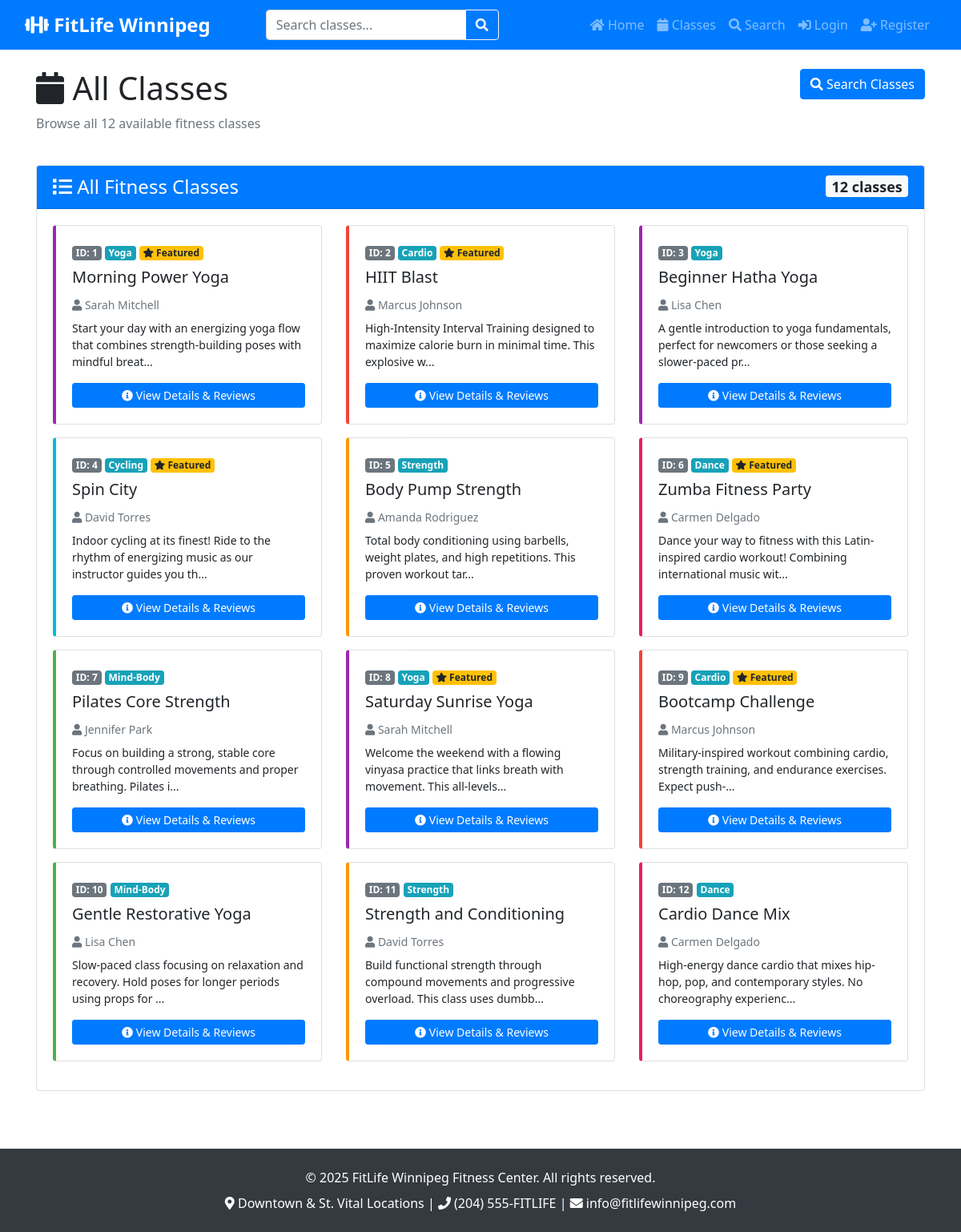
/classes.php, run on the app's committed database.
### tables this page shows
CREATE TABLE classes (
    class_id INT AUTO_INCREMENT PRIMARY KEY,
    class_name VARCHAR(150) NOT NULL,
    class_description TEXT NOT NULL,
    instructor_name VARCHAR(100) NOT NULL,
    duration_minutes INT DEFAULT 60,
    difficulty_level ENUM('Beginner', 'Intermediate', 'Advanced', 'All Levels') DEFAULT 'All Levels',
    max_participants INT DEFAULT 20,
    current_enrolled INT DEFAULT 0,
    day_of_week ENUM('Monday', 'Tuesday', 'Wednesday', 'Thursday', 'Friday', 'Saturday', 'Sunday') NOT NULL,
    start_time TIME NOT NULL,
    class_location ENUM('Downtown', 'St. Vital') NOT NULL,
    room_number VARCHAR(20),
    equipment_needed VARCHAR(200),
    calories_burned_avg INT,
    category_id INT,
    is_active BOOLEAN DEFAULT 1,
    is_featured BOOLEAN DEFAULT 0,
    instructor_image_path VARCHAR(255),
    slug VARCHAR(200),
    created_at TIMESTAMP DEFAULT CURRENT_TIMESTAMP,
    updated_at TIMESTAMP DEFAULT CURRENT_TIMESTAMP ON UPDATE CURRENT_TIMESTAMP,
    FOREIGN KEY (category_id) REFERENCES categories(category_id) ON DELETE SET NULL,
    INDEX idx_category (category_id),
    INDEX idx_day (day_of_week),
    INDEX idx_location (class_location)
);

CREATE TABLE categories (
    category_id INT AUTO_INCREMENT PRIMARY KEY,
    category_name VARCHAR(100) NOT NULL UNIQUE,
    category_description TEXT,
    category_icon VARCHAR(50),
    color_code VARCHAR(7) DEFAULT '#007bff',
    display_order INT DEFAULT 0,
    created_at TIMESTAMP DEFAULT CURRENT_TIMESTAMP,
    updated_at TIMESTAMP DEFAULT CURRENT_TIMESTAMP ON UPDATE CURRENT_TIMESTAMP
);

### includes/validation.php (called while the page is built, shortened)
<?php
function sanitizeString($string) {
    return htmlspecialchars(trim($string), ENT_QUOTES, 'UTF-8');
}
?>

### includes/functions.php (called while the page is built, shortened)
    <?php endif;
function truncateText($text, $length = 100, $suffix = '...') {
    return substr($text, 0, $length) . $suffix;
}
?>

### public/classes.php (the view, shortened to what this page needs)
<?php
require_once '../includes/functions.php';
require_once '../includes/validation.php';
$pdo = getDBConnection();
$stmt = $pdo->query("
    SELECT c.*, cat.category_name, cat.color_code
    FROM classes c
    LEFT JOIN categories cat ON c.category_id = cat.category_id
    WHERE c.is_active = 1
    ORDER BY c.class_id ASC
");
$classes = $stmt->fetchAll();
include '../includes/header.php';
?>
<div class="row mb-4">
    <div class="col-md-8">
        <h1><i class="fas fa-calendar"></i> All Classes</h1>
        <p class="text-muted">Browse all <?= count($classes) ?> available fitness classes</p>
    </div>
    <div class="col-md-4 text-right">
        <a href="search.php" class="btn btn-primary">
            <i class="fas fa-search"></i> Search Classes
        </a>
    </div>
</div>
<?php if (count($classes) > 0): ?>
    <div class="card mb-4">
        <div class="card-header bg-primary text-white">
            <h4 class="mb-0">
                <i class="fas fa-list"></i> All Fitness Classes
                <span class="badge badge-light float-right"><?= count($classes) ?> classes</span>
            </h4>
        </div>
        <div class="card-body">
            <div class="row">
                <?php foreach ($classes as $class): ?>
                    <div class="col-md-6 col-lg-4 mb-3">
                        <div class="card h-100 border-left-thick" style="border-left: 4px solid <?= $class['color_code'] ?? '#007bff' ?>">
                            <div class="card-body">
                                <div class="mb-2">
                                    <span class="badge badge-secondary">ID: <?= $class['class_id'] ?></span>
                                    <?php if ($class['category_name']): ?>
                                        <span class="badge badge-info">
                                            <?= sanitizeString($class['category_name']) ?>
                                        </span>
                                    <?php endif; ?>
                                    <?php if ($class['is_featured']): ?>
                                        <span class="badge badge-warning">
                                            <i class="fas fa-star"></i> Featured
                                        </span>
                                    <?php endif; ?>
                                </div>
                                <h5 class="card-title">
                                    <?= sanitizeString($class['class_name']) ?>
                                </h5>
                                <div class="small text-muted mb-2">
                                    <div><i class="fas fa-user"></i> <?= sanitizeString($class['instructor_name']) ?></div>
                                </div>
                                <p class="card-text small">
                                    <?= truncateText($class['class_description'], 100) ?>
                                </p>
                                <a href="class-detail.php?id=<?= $class['class_id'] ?>" class="btn btn-primary btn-sm btn-block">
                                    <i class="fas fa-info-circle"></i> View Details & Reviews
                                </a>
                            </div>
                        </div>
                    </div>
                <?php endforeach; ?>
            </div>
        </div>
    </div>
<?php else: ?>
    <div class="alert alert-info">
        <i class="fas fa-info-circle"></i> No classes are currently available. Please check back soon!
    </div>
<?php endif; ?>
<?php include '../includes/footer.php'; ?>

### assets/css/style.css (style rules this page uses)
body { min-height: 100vh; display: flex; flex-direction: column; font-family: 'Segoe UI', Tahoma, Geneva, Verdana, sans-serif; }
.border-left-thick { border-left-width: 4px !important; }
.card { transition: all 0.3s ease; }
.btn { transition: all 0.3s ease; }

### data on the page
classes: class_id "1", category.category_name "Yoga", is_featured 1 (drawn), class_name "Morning Power Yoga", instructor_name "Sarah Mitchell", class_description "Start your day with an energizing yoga flow that combines strength-building poses with mindful breat..."
classes: class_id "2", category.category_name "Cardio", is_featured 1 (drawn), class_name "HIIT Blast", instructor_name "Marcus Johnson", class_description "High-Intensity Interval Training designed to maximize calorie burn in minimal time. This explosive w..."
classes: class_id "3", category.category_name "Yoga", class_name "Beginner Hatha Yoga", instructor_name "Lisa Chen", class_description "A gentle introduction to yoga fundamentals, perfect for newcomers or those seeking a slower-paced pr..."
classes: class_id "4", category.category_name "Cycling", is_featured 1 (drawn), class_name "Spin City", instructor_name "David Torres", class_description "Indoor cycling at its finest! Ride to the rhythm of energizing music as our instructor guides you th..."
classes: class_id "5", category.category_name "Strength", class_name "Body Pump Strength", instructor_name "Amanda Rodriguez", class_description "Total body conditioning using barbells, weight plates, and high repetitions. This proven workout tar..."
classes: class_id "6", category.category_name "Dance", is_featured 1 (drawn), class_name "Zumba Fitness Party", instructor_name "Carmen Delgado", class_description "Dance your way to fitness with this Latin-inspired cardio workout! Combining international music wit..."
classes: class_id "7", category.category_name "Mind-Body", class_name "Pilates Core Strength", instructor_name "Jennifer Park", class_description "Focus on building a strong, stable core through controlled movements and proper breathing. Pilates i..."
classes: class_id "8", category.category_name "Yoga", is_featured 1 (drawn), class_name "Saturday Sunrise Yoga", instructor_name "Sarah Mitchell", class_description "Welcome the weekend with a flowing vinyasa practice that links breath with movement. This all-levels..."
classes: class_id "9", category.category_name "Cardio", is_featured 1 (drawn), class_name "Bootcamp Challenge", instructor_name "Marcus Johnson", class_description "Military-inspired workout combining cardio, strength training, and endurance exercises. Expect push-..."
classes: class_id "10", category.category_name "Mind-Body", class_name "Gentle Restorative Yoga", instructor_name "Lisa Chen", class_description "Slow-paced class focusing on relaxation and recovery. Hold poses for longer periods using props for ..."
classes: class_id "11", category.category_name "Strength", class_name "Strength and Conditioning", instructor_name "David Torres", class_description "Build functional strength through compound movements and progressive overload. This class uses dumbb..."
classes: class_id "12", category.category_name "Dance", class_name "Cardio Dance Mix", instructor_name "Carmen Delgado", class_description "High-energy dance cardio that mixes hip-hop, pop, and contemporary styles. No choreography experienc..."

### other printed values
count($classes) "12"
